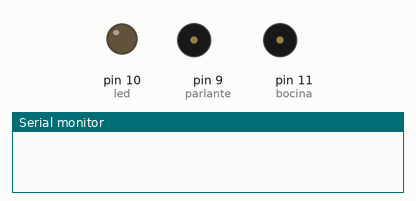
A sketch run on a simulated Arduino Uno, built with avr-gcc and run on an emulated ATmega328P. Parts: output pins drawn as LEDs (lit = HIGH), buzzer (waves = sounding, pin HIGH), the last lines printed to the serial monitor.

Above: at 0.01 s.
At 5.05 s:
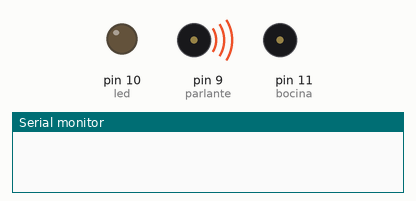
At 10.05 s:
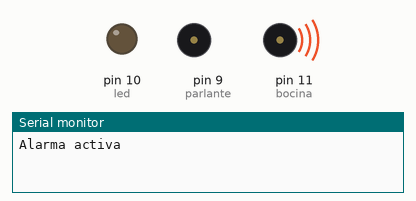
At 19.85 s:
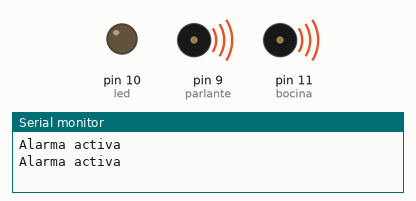
At 30.15 s:
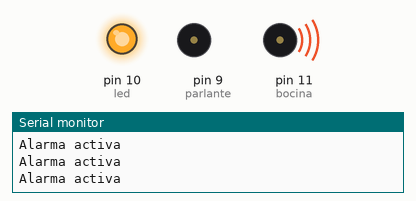
At 39.95 s:
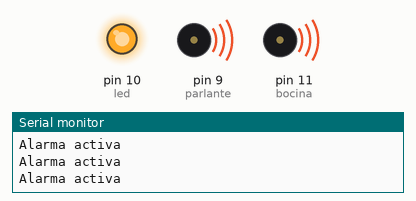
Timing chart, 0 to 40.0 s (numbered marks = the images above):
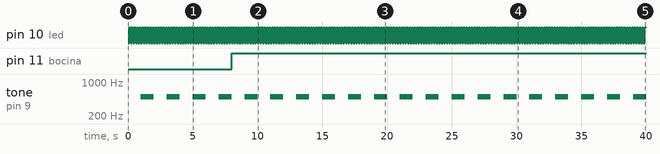

Measured:
- by itself, pin 10 (led): alternates HIGH for 0.10 s and LOW for 0.10 s
- by itself, pin 11 (bocina): LOW → HIGH at 8.0 s
- by itself, tone on pin 9 (parlante): alternates 500 Hz for 1.0 s and silent for 1.0 s

The sketch:

Multitar2.ino
```cpp
int estado_led=0;
int bandera_tono=0;

int bocina=11;
int parlante=9;
int led=10;

int amplit_cte1=100;  //led
int amplit_cte2=1000;  //parlante

int amplit_var1=0;
int amplit_var2=0;
int avanza1=0;
int avanza2=0;
int inicio1=0;
int inicio2=0;

int amplit_fin_cte;
int amplit_fin_var;
int inicio_fin=0;
int avanza_fin=0;

char key;


void setup() {
  Serial.begin(9600);
  pinMode(parlante,OUTPUT);
  pinMode(led,OUTPUT);
  pinMode(bocina,OUTPUT);
}

void loop() {

  amplit_fin_cte=8000;
  inicio_fin=millis();

  do{
      avanza1=millis();
      amplit_var1=avanza1-inicio1;
      if(amplit_var1>=amplit_cte1) {
         inicio1=avanza1;
         if(estado_led==0) {
            estado_led=1;
         }else {
            estado_led=0;
         }
         digitalWrite(led,estado_led);
      }

      avanza2=millis();
      amplit_var2=avanza2-inicio2;
      if(amplit_var2>=amplit_cte2) {
         inicio2=avanza2;
         if(bandera_tono==0) {
            tone(parlante,500);
            bandera_tono=1;
         }else {
            noTone(parlante);
            bandera_tono=0;
         }
      }

      avanza_fin=millis();
      amplit_fin_var=avanza_fin-inicio_fin;
      //Serial.println(amplit_fin_var);
      key=Serial.read();

  }while (key != '*' && amplit_fin_var<amplit_fin_cte );

  if(key!='*') {
     Serial.println("Alarma activa");
     digitalWrite(bocina,1);
     noTone(parlante);
  }else{
     Serial.println("apague alarma");
     noTone(parlante);
  }

 /* digitalWrite(led,0);
  noTone(parlante);
  Serial.println("sali");
  delay(4000);*/

} // loop
```
